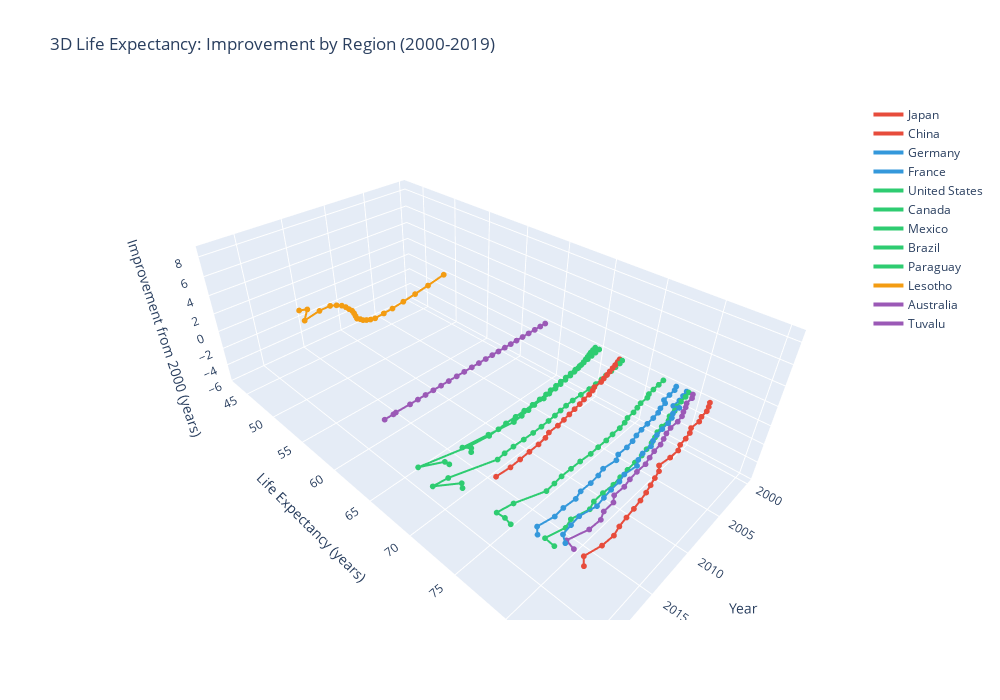

The notebook cell this image was saved under:
### Markdown cell above
## Exercise 7: 3D Line Plot - Life Expectancy Over Time

Create a 3D line plot showing how 11 countries improved their life expectancy from 2000 to 2019.

Use these countries organized by region:

- Asia: Japan, China
- Europe: Germany, France
- Americas: United States, Canada, Mexico, Brazil, Paraguay
- Africa: Lesotho
- Oceania: Australia, Tuvalu

The plot should have:
- X-axis: Year (2000-2019)
- Y-axis: Life expectancy in years
- Z-axis: Improvement from 2000 baseline
- Color: Income level (green, orange, red)
- Lines: One line per country showing its trajectory


Plot each country's path to see which groups improved the most. High-income countries should have flat lines (already high, little room to improve). Low-income countries should have steep upward lines (more room to gain).Hover to see country name, year, life expectancy, and improvement amount.

### Code cell
## SOLUTION

# Select countries and filter data from 2000 onwards
countries = ['Japan', 'China', 'Germany', 'France', 'United States', 'Canada', 
             'Mexico', 'Brazil', 'Paraguay', 'Lesotho', 'Australia', 'Tuvalu']

df_plot = df_clean[df_clean['Entity'].isin(countries) & (df_clean['Year'] >= 2000)].copy()
df_plot = df_plot.sort_values(['Entity', 'Year'])

# Calculate improvement from 2000 baseline for each country
for country in countries:
    baseline_val = df_plot[(df_plot['Entity'] == country) & (df_plot['Year'] == 2000)]['Life expectancy'].values
    if len(baseline_val) > 0:
        df_plot.loc[df_plot['Entity'] == country, 'Improvement'] = \
            df_plot.loc[df_plot['Entity'] == country, 'Life expectancy'] - baseline_val[0]

# Define regions and colors
regions = {
    'Japan': 'Asia', 'China': 'Asia',
    'Germany': 'Europe', 'France': 'Europe',
    'United States': 'Americas', 'Canada': 'Americas', 'Mexico': 'Americas', 'Brazil': 'Americas', 'Paraguay': 'Americas',
    'Lesotho': 'Africa',
    'Australia': 'Oceania', 'Tuvalu': 'Oceania'
}
colors = {'Asia': '#e74c3c', 'Europe': '#3498db', 'Americas': '#2ecc71', 'Africa': '#f39c12', 'Oceania': '#9b59b6'}

# Create 3D plot
fig = go.Figure()
for country in countries:
    data = df_plot[df_plot['Entity'] == country]
    
    fig.add_trace(go.Scatter3d(
        x=data['Year'], y=data['Life expectancy'], z=data['Improvement'],
        mode='lines+markers', name=country,
        line=dict(color=colors[regions[country]], width=4), marker=dict(size=2),
        hovertemplate=f'{country}<br>Year: %{{x}}<br>Life Exp: %{{y:.1f}}<br>Improvement: %{{z:.2f}} years<extra></extra>'
    ))

fig.update_layout(
    title='3D Life Expectancy: Improvement by Region (2000-2019)',
    scene=dict(xaxis_title='Year', yaxis_title='Life Expectancy (years)', zaxis_title='Improvement from 2000 (years)'),
    height=700, width=1000
)

fig.show()

### Figure 1 — Plotly figure (JSON) as saved in the notebook; plotly's stock layout.template omitted (floating-point values rounded to 4 significant figures)
{"data": [{"hovertemplate": "Japan<br>Year: %{x}<br>Life Exp: %{y:.1f}<br>Improvement: %{z:.2f} years<extra></extra>", "line": {"color": "#e74c3c", "width": 4}, "marker": {"size": 2}, "mode": "lines+markers", "name": "Japan", "type": "scatter3d", "x": [2000, 2001, 2002, 2003, 2004, 2005, 2006, 2007, 2008, 2009, 2010, 2011, 2012, 2013, 2014, 2015, 2016, 2017, 2018, 2019, 2020, 2021, 2022, 2023], "y": [81.18, 81.51, 81.8, 81.85, 82.13, 82.01, 82.37, 82.55, 82.63, 82.97, 82.92, 82.67, 83.17, 83.4, 83.64, 83.88, 84.06, 84.19, 84.29, 84.42, 84.67, 84.55, 84.05, 84.71], "z": [0, 0.3313, 0.6164, 0.6752, 0.9487, 0.8285, 1.191, 1.37, 1.454, 1.791, 1.737, 1.492, 1.989, 2.223, 2.465, 2.704, 2.878, 3.01, 3.11, 3.239, 3.492, 3.371, 2.875, 3.534]}, {"hovertemplate": "China<br>Year: %{x}<br>Life Exp: %{y:.1f}<br>Improvement: %{z:.2f} years<extra></extra>", "line": {"color": "#e74c3c", "width": 4}, "marker": {"size": 2}, "mode": "lines+markers", "name": "China", "type": "scatter3d", "x": [2000, 2001, 2002, 2003, 2004, 2005, 2006, 2007, 2008, 2009, 2010, 2011, 2012, 2013, 2014, 2015, 2016, 2017, 2018, 2019, 2020, 2021, 2022, 2023], "y": [72.29, 72.68, 73.03, 73.39, 73.73, 74.08, 74.4, 74.79, 74.83, 75.32, 75.67, 75.89, 76.2, 76.45, 76.71, 76.98, 77.21, 77.24, 77.71, 77.94, 78.02, 78.12, 78.2, 77.95], "z": [0, 0.387, 0.7454, 1.097, 1.439, 1.796, 2.115, 2.5, 2.545, 3.029, 3.379, 3.601, 3.912, 4.164, 4.426, 4.687, 4.925, 4.947, 5.421, 5.651, 5.731, 5.828, 5.914, 5.664]}, {"hovertemplate": "Germany<br>Year: %{x}<br>Life Exp: %{y:.1f}<br>Improvement: %{z:.2f} years<extra></extra>", "line": {"color": "#3498db", "width": 4}, "marker": {"size": 2}, "mode": "lines+markers", "name": "Germany", "type": "scatter3d", "x": [2000, 2001, 2002, 2003, 2004, 2005, 2006, 2007, 2008, 2009, 2010, 2011, 2012, 2013, 2014, 2015, 2016, 2017, 2018, 2019, 2020, 2021, 2022, 2023], "y": [78.06, 78.4, 78.47, 78.54, 79.12, 79.25, 79.59, 79.73, 79.82, 79.92, 80.08, 80.35, 80.5, 80.45, 80.91, 80.57, 80.84, 80.94, 80.87, 81.19, 81.0, 81.11, 80.58, 81.38], "z": [0, 0.346, 0.4186, 0.4798, 1.062, 1.198, 1.53, 1.674, 1.76, 1.859, 2.025, 2.299, 2.445, 2.398, 2.849, 2.51, 2.781, 2.881, 2.818, 3.133, 2.947, 3.05, 2.523, 3.321]}, {"hovertemplate": "France<br>Year: %{x}<br>Life Exp: %{y:.1f}<br>Improvement: %{z:.2f} years<extra></extra>", "line": {"color": "#3498db", "width": 4}, "marker": {"size": 2}, "mode": "lines+markers", "name": "France", "type": "scatter3d", "x": [2000, 2001, 2002, 2003, 2004, 2005, 2006, 2007, 2008, 2009, 2010, 2011, 2012, 2013, 2014, 2015, 2016, 2017, 2018, 2019, 2020, 2021, 2022, 2023], "y": [79.04, 79.22, 79.41, 79.42, 80.34, 80.34, 80.74, 80.96, 81.04, 81.16, 81.4, 81.78, 81.74, 81.98, 82.44, 82.15, 82.4, 82.44, 82.57, 82.73, 82.2, 82.32, 82.48, 83.33], "z": [0, 0.177, 0.3671, 0.3752, 1.292, 1.293, 1.701, 1.916, 1.995, 2.12, 2.361, 2.737, 2.695, 2.935, 3.393, 3.105, 3.357, 3.395, 3.524, 3.687, 3.155, 3.278, 3.431, 4.281]}, {"hovertemplate": "United States<br>Year: %{x}<br>Life Exp: %{y:.1f}<br>Improvement: %{z:.2f} years<extra></extra>", "line": {"color": "#2ecc71", "width": 4}, "marker": {"size": 2}, "mode": "lines+markers", "name": "United States", "type": "scatter3d", "x": [2000, 2001, 2002, 2003, 2004, 2005, 2006, 2007, 2008, 2009, 2010, 2011, 2012, 2013, 2014, 2015, 2016, 2017, 2018, 2019, 2020, 2021, 2022, 2023], "y": [76.81, 76.92, 76.99, 77.14, 77.53, 77.53, 77.8, 78.05, 78.13, 78.48, 78.67, 78.7, 78.82, 78.82, 78.88, 78.72, 78.69, 78.65, 78.8, 78.92, 77.01, 76.38, 77.98, 79.3], "z": [0, 0.1136, 0.1825, 0.3311, 0.7292, 0.7206, 0.9918, 1.241, 1.322, 1.67, 1.862, 1.896, 2.011, 2.012, 2.073, 1.916, 1.88, 1.843, 1.994, 2.11, 0.2057, -0.4222, 1.173, 2.498]}, {"hovertemplate": "Canada<br>Year: %{x}<br>Life Exp: %{y:.1f}<br>Improvement: %{z:.2f} years<extra></extra>", "line": {"color": "#2ecc71", "width": 4}, "marker": {"size": 2}, "mode": "lines+markers", "name": "Canada", "type": "scatter3d", "x": [2000, 2001, 2002, 2003, 2004, 2005, 2006, 2007, 2008, 2009, 2010, 2011, 2012, 2013, 2014, 2015, 2016, 2017, 2018, 2019, 2020, 2021, 2022, 2023], "y": [79.23, 79.45, 79.57, 79.74, 80.03, 80.13, 80.54, 80.54, 80.73, 81.06, 81.34, 81.51, 81.7, 81.79, 81.84, 81.91, 82.03, 81.92, 81.92, 82.28, 81.65, 81.98, 81.25, 82.63], "z": [0, 0.2164, 0.3328, 0.5033, 0.796, 0.898, 1.307, 1.309, 1.497, 1.832, 2.103, 2.28, 2.471, 2.552, 2.604, 2.675, 2.797, 2.686, 2.692, 3.052, 2.421, 2.743, 2.016, 3.397]}, {"hovertemplate": "Mexico<br>Year: %{x}<br>Life Exp: %{y:.1f}<br>Improvement: %{z:.2f} years<extra></extra>", "line": {"color": "#2ecc71", "width": 4}, "marker": {"size": 2}, "mode": "lines+markers", "name": "Mexico", "type": "scatter3d", "x": [2000, 2001, 2002, 2003, 2004, 2005, 2006, 2007, 2008, 2009, 2010, 2011, 2012, 2013, 2014, 2015, 2016, 2017, 2018, 2019, 2020, 2021, 2022, 2023], "y": [72.56, 72.91, 73.11, 73.31, 73.43, 73.63, 73.75, 73.8, 73.69, 73.63, 73.72, 73.92, 74.13, 74.29, 74.4, 74.43, 74.38, 74.26, 74.3, 74.53, 70.45, 69.75, 73.97, 75.07], "z": [0, 0.3497, 0.5435, 0.7459, 0.8703, 1.065, 1.184, 1.233, 1.133, 1.066, 1.156, 1.359, 1.566, 1.727, 1.842, 1.869, 1.814, 1.699, 1.739, 1.968, -2.113, -2.812, 1.411, 2.507]}, {"hovertemplate": "Brazil<br>Year: %{x}<br>Life Exp: %{y:.1f}<br>Improvement: %{z:.2f} years<extra></extra>", "line": {"color": "#2ecc71", "width": 4}, "marker": {"size": 2}, "mode": "lines+markers", "name": "Brazil", "type": "scatter3d", "x": [2000, 2001, 2002, 2003, 2004, 2005, 2006, 2007, 2008, 2009, 2010, 2011, 2012, 2013, 2014, 2015, 2016, 2017, 2018, 2019, 2020, 2021, 2022, 2023], "y": [69.58, 69.98, 70.4, 70.88, 71.36, 71.83, 72.3, 72.73, 73.11, 73.46, 73.78, 74.05, 74.33, 74.61, 74.82, 75.11, 75.08, 75.38, 75.63, 75.81, 74.51, 73.04, 74.87, 75.85], "z": [0, 0.3958, 0.8116, 1.3, 1.777, 2.248, 2.712, 3.145, 3.527, 3.873, 4.195, 4.463, 4.75, 5.025, 5.238, 5.522, 5.496, 5.799, 6.049, 6.225, 4.922, 3.454, 5.288, 6.264]}, {"hovertemplate": "Paraguay<br>Year: %{x}<br>Life Exp: %{y:.1f}<br>Improvement: %{z:.2f} years<extra></extra>", "line": {"color": "#2ecc71", "width": 4}, "marker": {"size": 2}, "mode": "lines+markers", "name": "Paraguay", "type": "scatter3d", "x": [2000, 2001, 2002, 2003, 2004, 2005, 2006, 2007, 2008, 2009, 2010, 2011, 2012, 2013, 2014, 2015, 2016, 2017, 2018, 2019, 2020, 2021, 2022, 2023], "y": [70.03, 70.28, 70.54, 70.79, 71.05, 71.32, 71.58, 71.82, 72.05, 72.28, 72.55, 72.79, 73.1, 73.29, 73.41, 73.45, 73.49, 73.45, 73.63, 73.67, 72.72, 68.11, 72.32, 73.84], "z": [0, 0.2549, 0.5134, 0.769, 1.028, 1.292, 1.558, 1.791, 2.022, 2.256, 2.525, 2.762, 3.079, 3.266, 3.389, 3.428, 3.461, 3.424, 3.601, 3.642, 2.694, -1.918, 2.293, 3.818]}, {"hovertemplate": "Lesotho<br>Year: %{x}<br>Life Exp: %{y:.1f}<br>Improvement: %{z:.2f} years<extra></extra>", "line": {"color": "#f39c12", "width": 4}, "marker": {"size": 2}, "mode": "lines+markers", "name": "Lesotho", "type": "scatter3d", "x": [2000, 2001, 2002, 2003, 2004, 2005, 2006, 2007, 2008, 2009, 2010, 2011, 2012, 2013, 2014, 2015, 2016, 2017, 2018, 2019, 2020, 2021, 2022, 2023], "y": [48.78, 47.15, 45.95, 44.92, 44.04, 43.61, 43.18, 43.66, 44.3, 45.06, 46.04, 46.93, 48.24, 49.55, 50.79, 51.83, 52.91, 53.87, 54.64, 55.25, 55.13, 54.21, 56.81, 57.37], "z": [0, -1.63, -2.833, -3.861, -4.744, -5.171, -5.601, -5.123, -4.479, -3.728, -2.738, -1.853, -0.5475, 0.7647, 2.004, 3.047, 4.125, 5.091, 5.855, 6.466, 6.35, 5.426, 8.029, 8.592]}, {"hovertemplate": "Australia<br>Year: %{x}<br>Life Exp: %{y:.1f}<br>Improvement: %{z:.2f} years<extra></extra>", "line": {"color": "#9b59b6", "width": 4}, "marker": {"size": 2}, "mode": "lines+markers", "name": "Australia", "type": "scatter3d", "x": [2000, 2001, 2002, 2003, 2004, 2005, 2006, 2007, 2008, 2009, 2010, 2011, 2012, 2013, 2014, 2015, 2016, 2017, 2018, 2019, 2020, 2021, 2022, 2023], "y": [79.62, 80.01, 80.05, 80.44, 80.73, 81.09, 81.26, 81.23, 81.43, 81.73, 82.01, 82.09, 82.3, 82.55, 82.52, 82.61, 82.8, 82.72, 83.26, 83.24, 83.66, 83.56, 82.77, 83.92], "z": [0, 0.3853, 0.4308, 0.8189, 1.113, 1.472, 1.637, 1.612, 1.806, 2.108, 2.392, 2.47, 2.676, 2.93, 2.897, 2.984, 3.181, 3.098, 3.638, 3.621, 4.043, 3.943, 3.145, 4.302]}, {"hovertemplate": "Tuvalu<br>Year: %{x}<br>Life Exp: %{y:.1f}<br>Improvement: %{z:.2f} years<extra></extra>", "line": {"color": "#9b59b6", "width": 4}, "marker": {"size": 2}, "mode": "lines+markers", "name": "Tuvalu", "type": "scatter3d", "x": [2000, 2001, 2002, 2003, 2004, 2005, 2006, 2007, 2008, 2009, 2010, 2011, 2012, 2013, 2014, 2015, 2016, 2017, 2018, 2019, 2020, 2021, 2022, 2023], "y": [63.54, 63.71, 63.82, 63.9, 63.99, 64.1, 64.25, 64.4, 64.52, 64.69, 64.83, 64.96, 65.08, 65.17, 65.28, 65.37, 65.51, 65.68, 65.87, 66.11, 66.36, 65.82, 66.85, 67.1], "z": [0, 0.1734, 0.289, 0.3618, 0.4529, 0.5606, 0.7111, 0.8661, 0.9806, 1.157, 1.298, 1.424, 1.544, 1.636, 1.742, 1.83, 1.974, 2.147, 2.335, 2.573, 2.821, 2.288, 3.316, 3.569]}], "layout": {"height": 700, "scene": {"xaxis": {"title": {"text": "Year"}}, "yaxis": {"title": {"text": "Life Expectancy (years)"}}, "zaxis": {"title": {"text": "Improvement from 2000 (years)"}}}, "title": {"text": "3D Life Expectancy: Improvement by Region (2000-2019)"}, "width": 1000}}
